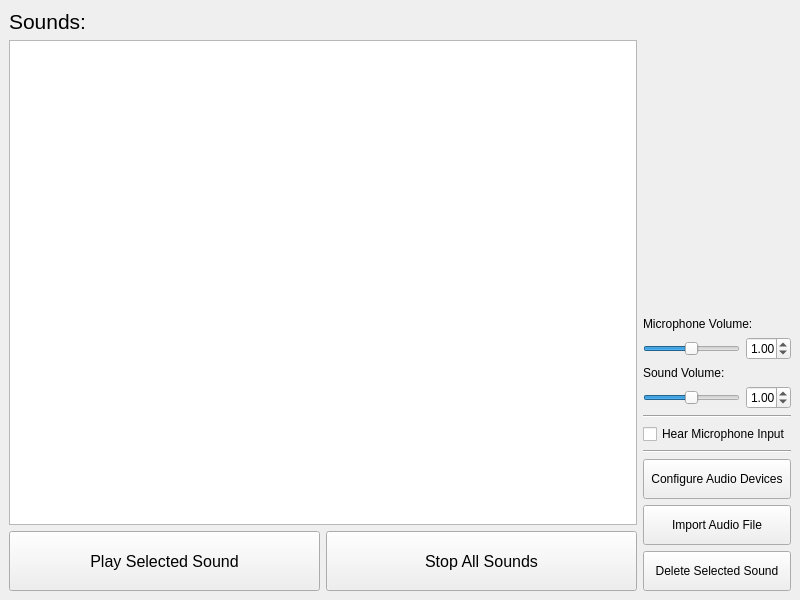
<?xml version="1.0" encoding="UTF-8"?>
<ui version="4.0">
 <class>main_window</class>
 <widget class="QMainWindow" name="main_window">
  <property name="geometry">
   <rect>
    <x>0</x>
    <y>0</y>
    <width>800</width>
    <height>600</height>
   </rect>
  </property>
  <property name="maximumSize">
   <size>
    <width>16777215</width>
    <height>16777215</height>
   </size>
  </property>
  <property name="windowTitle">
   <string>Kyan</string>
  </property>
  <widget class="QWidget" name="centralwidget">
   <layout class="QGridLayout" name="gridLayout">
    <item row="0" column="0">
     <layout class="QHBoxLayout" name="horizontalLayout">
      <item>
       <layout class="QHBoxLayout" name="horizontalLayout_4">
        <item>
         <layout class="QVBoxLayout" name="verticalLayout_4">
          <item>
           <widget class="QLabel" name="label_4">
            <property name="font">
             <font>
              <pointsize>16</pointsize>
             </font>
            </property>
            <property name="text">
             <string>Sounds:</string>
            </property>
           </widget>
          </item>
          <item>
           <widget class="QListWidget" name="sounds_list">
            <property name="minimumSize">
             <size>
              <width>0</width>
              <height>400</height>
             </size>
            </property>
            <property name="sortingEnabled">
             <bool>true</bool>
            </property>
           </widget>
          </item>
          <item>
           <layout class="QHBoxLayout" name="horizontalLayout_2">
            <item>
             <widget class="QPushButton" name="play_selected_sound">
              <property name="minimumSize">
               <size>
                <width>200</width>
                <height>60</height>
               </size>
              </property>
              <property name="font">
               <font>
                <pointsize>12</pointsize>
               </font>
              </property>
              <property name="text">
               <string>Play Selected Sound</string>
              </property>
             </widget>
            </item>
            <item>
             <widget class="QPushButton" name="stop_all_sounds">
              <property name="minimumSize">
               <size>
                <width>200</width>
                <height>60</height>
               </size>
              </property>
              <property name="font">
               <font>
                <pointsize>12</pointsize>
               </font>
              </property>
              <property name="text">
               <string>Stop All Sounds</string>
              </property>
             </widget>
            </item>
           </layout>
          </item>
         </layout>
        </item>
       </layout>
      </item>
      <item>
       <layout class="QVBoxLayout" name="verticalLayout">
        <item>
         <spacer name="verticalSpacer">
          <property name="orientation">
           <enum>Qt::Vertical</enum>
          </property>
          <property name="sizeHint" stdset="0">
           <size>
            <width>20</width>
            <height>40</height>
           </size>
          </property>
         </spacer>
        </item>
        <item>
         <widget class="QLabel" name="label_2">
          <property name="text">
           <string>Microphone Volume:</string>
          </property>
         </widget>
        </item>
        <item>
         <layout class="QHBoxLayout" name="horizontalLayout_5">
          <item>
           <widget class="QSlider" name="mic_volume_slider">
            <property name="sizePolicy">
             <sizepolicy hsizetype="Preferred" vsizetype="Fixed">
              <horstretch>0</horstretch>
              <verstretch>0</verstretch>
             </sizepolicy>
            </property>
            <property name="minimum">
             <number>-100</number>
            </property>
            <property name="maximum">
             <number>100</number>
            </property>
            <property name="orientation">
             <enum>Qt::Horizontal</enum>
            </property>
           </widget>
          </item>
          <item>
           <widget class="QDoubleSpinBox" name="mic_volume_display">
            <property name="maximumSize">
             <size>
              <width>45</width>
              <height>16777215</height>
             </size>
            </property>
            <property name="maximum">
             <double>2.000000000000000</double>
            </property>
            <property name="singleStep">
             <double>0.010000000000000</double>
            </property>
            <property name="value">
             <double>1.000000000000000</double>
            </property>
           </widget>
          </item>
         </layout>
        </item>
        <item>
         <widget class="QLabel" name="label">
          <property name="text">
           <string>Sound Volume:</string>
          </property>
         </widget>
        </item>
        <item>
         <layout class="QHBoxLayout" name="horizontalLayout_6">
          <item>
           <widget class="QSlider" name="sound_volume_slider">
            <property name="sizePolicy">
             <sizepolicy hsizetype="Preferred" vsizetype="Fixed">
              <horstretch>0</horstretch>
              <verstretch>0</verstretch>
             </sizepolicy>
            </property>
            <property name="minimum">
             <number>-100</number>
            </property>
            <property name="maximum">
             <number>100</number>
            </property>
            <property name="value">
             <number>0</number>
            </property>
            <property name="orientation">
             <enum>Qt::Horizontal</enum>
            </property>
           </widget>
          </item>
          <item>
           <widget class="QDoubleSpinBox" name="sound_volume_display">
            <property name="maximumSize">
             <size>
              <width>45</width>
              <height>16777215</height>
             </size>
            </property>
            <property name="maximum">
             <double>2.000000000000000</double>
            </property>
            <property name="singleStep">
             <double>0.010000000000000</double>
            </property>
            <property name="value">
             <double>1.000000000000000</double>
            </property>
           </widget>
          </item>
         </layout>
        </item>
        <item>
         <widget class="Line" name="line">
          <property name="orientation">
           <enum>Qt::Horizontal</enum>
          </property>
         </widget>
        </item>
        <item>
         <widget class="QCheckBox" name="hear_mic_input">
          <property name="text">
           <string>Hear Microphone Input</string>
          </property>
         </widget>
        </item>
        <item>
         <widget class="Line" name="line_2">
          <property name="orientation">
           <enum>Qt::Horizontal</enum>
          </property>
         </widget>
        </item>
        <item>
         <widget class="QPushButton" name="configure_audio_devices">
          <property name="minimumSize">
           <size>
            <width>0</width>
            <height>40</height>
           </size>
          </property>
          <property name="text">
           <string>Configure Audio Devices</string>
          </property>
         </widget>
        </item>
        <item>
         <widget class="QPushButton" name="import_audio_file">
          <property name="minimumSize">
           <size>
            <width>0</width>
            <height>40</height>
           </size>
          </property>
          <property name="text">
           <string>Import Audio File</string>
          </property>
         </widget>
        </item>
        <item>
         <widget class="QPushButton" name="delete_selected_sound">
          <property name="minimumSize">
           <size>
            <width>0</width>
            <height>40</height>
           </size>
          </property>
          <property name="text">
           <string>Delete Selected Sound</string>
          </property>
         </widget>
        </item>
       </layout>
      </item>
     </layout>
    </item>
   </layout>
  </widget>
  <action name="configure_audio_devices">
   <property name="text">
    <string>Configure Audio Devices</string>
   </property>
  </action>
  <action name="import_audio_file">
   <property name="text">
    <string>Import Audio File</string>
   </property>
  </action>
 </widget>
 <resources/>
 <connections/>
</ui>
